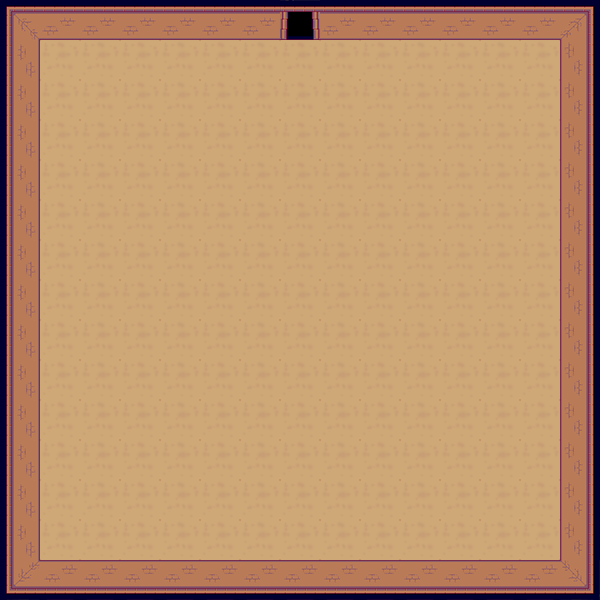

The image is a tile-based game level rendered from a .tmx file. Its description and source (layers, tilesets, objects; grid data summarised) follow:
An orthogonal 15x15 tile map with 40x40 px tiles, 2 tile layers (background, collision) and 2 objects (door, hero).

<map version="1.0" tiledversion="1.0.3" orientation="orthogonal" renderorder="right-down" width="15" height="15" tilewidth="40" tileheight="40" nextobjectid="3">
 <tileset firstgid="1" name="terrains" tilewidth="40" tileheight="40" tilecount="16" columns="8">
  <image source="../images/terrains.png" width="320" height="80" />
 </tileset>
 <layer name="background" width="15" height="15">
  <data>[225 cells, 225 non-empty, 2 distinct tile ids]</data>
 </layer>
 <layer name="collision" width="15" height="15">
  <properties>
   <property name="collision" value="true" />
  </properties>
  <data>[225 cells, 55 non-empty, 8 distinct tile ids]</data>
 </layer>
 <objectgroup name="objects">
  <object id="1" name="door_N" type="door" x="280" y="0" width="40" height="40">
   <properties>
    <property name="direction" value="N" />
    <property name="group" value="doors" />
    <property name="texture" value="" />
   </properties>
  </object>
  <object id="2" name="hero" type="hero" x="280" y="280" width="40" height="40">
   <properties>
    <property name="group" value="heroes" />
    <property name="texture" value="hero_spritesheet" />
    <property name="walking_speed" value="150" />
   </properties>
  </object>
 </objectgroup>
</map>
